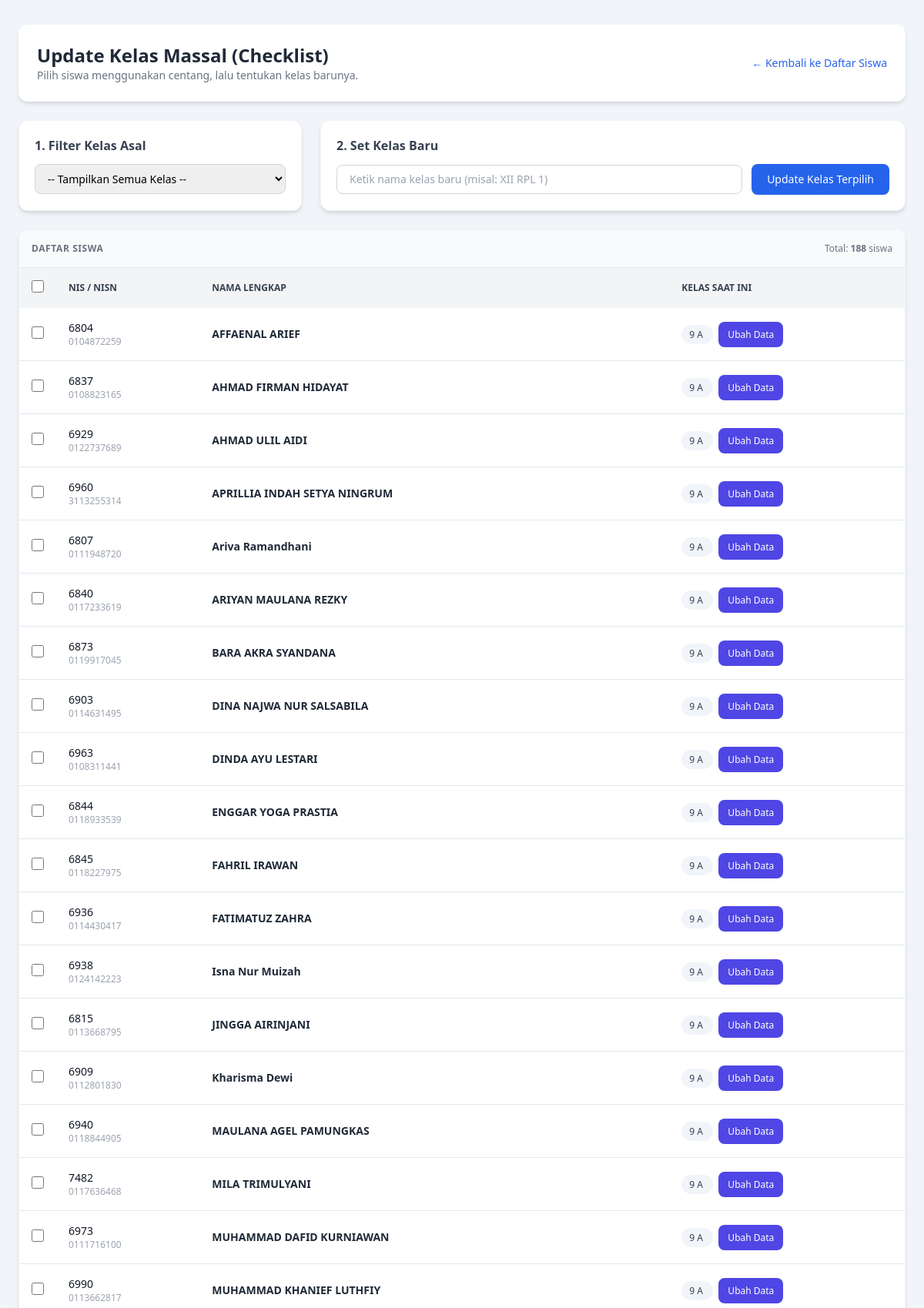
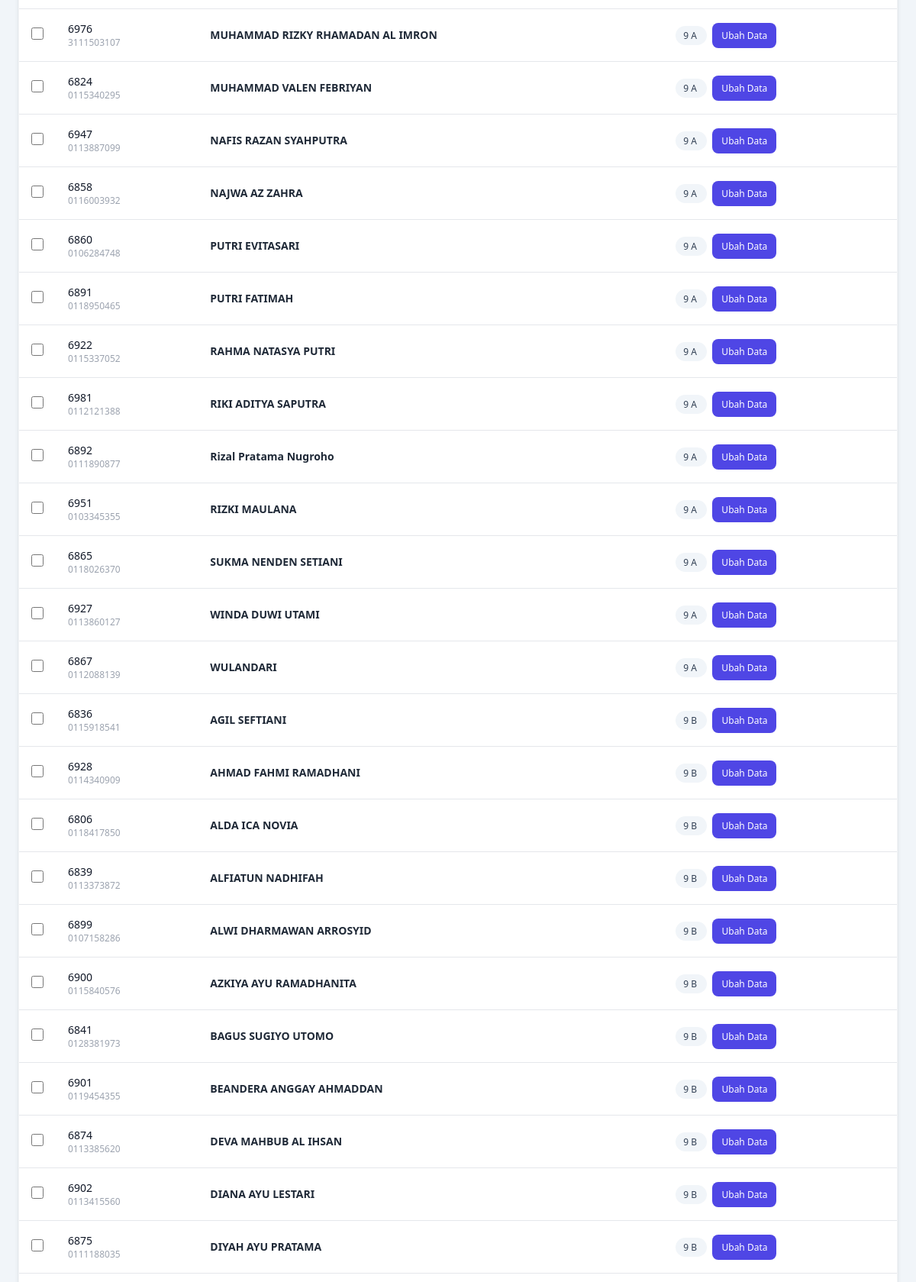
Page /update_kelas.php (upper part) on the committed database (2 pictures, top to bottom).
### tables this page shows
CREATE TABLE `siswa` (
  `id` int(11) NOT NULL,
  `nama` varchar(100) NOT NULL,
  `nis` varchar(30) NOT NULL,
  `nisn` varchar(30) NOT NULL,
  `kelas` varchar(20) NOT NULL,
  `tempat_lahir` varchar(100) DEFAULT NULL,
  `tanggal_lahir` date DEFAULT NULL,
  `nama_orang_tua` varchar(100) DEFAULT NULL,
  `nomor_ijazah` varchar(100) DEFAULT NULL,
  `no_surat` varchar(50) DEFAULT NULL,
  `created_at` timestamp NOT NULL DEFAULT current_timestamp(),
  `updated_at` timestamp NULL DEFAULT NULL ON UPDATE current_timestamp()
);

### update_kelas.php (the view, shortened to what this page needs)
<?php
require_once 'koneksi.php';
$tabel = 'siswa';
$sql_siswa = "SELECT id, nis, nisn, nama, kelas FROM $tabel";
$sql_siswa .= " ORDER BY kelas ASC, nama ASC";
$siswa_result = $conn->query($sql_siswa);
?>
<!DOCTYPE html>
<html lang="id">
<head>
    <script src="https://cdn.tailwindcss.com"></script>
</head>
<body class="bg-slate-100 min-h-screen py-8 px-4">
    <div class="max-w-6xl mx-auto space-y-6">
        <div class="bg-white rounded-xl shadow-md p-6 flex flex-col md:flex-row md:items-center justify-between gap-4">
            <div>
                <h2 class="text-2xl font-bold text-gray-800">Update Kelas Massal (Checklist)</h2>
                <p class="text-sm text-gray-500">Pilih siswa menggunakan centang, lalu tentukan kelas barunya.</p>
            </div>
            <a href="daftar_siswa.php" class="inline-flex items-center text-sm font-medium text-blue-600 hover:underline">
                &larr; Kembali ke Daftar Siswa
            </a>
        </div>
        <div class="grid grid-cols-1 md:grid-cols-3 gap-6">
            <div class="bg-white p-5 rounded-xl shadow-md border border-gray-100">
                <h3 class="text-md font-semibold text-gray-700 mb-3">1. Filter Kelas Asal</h3>
                <form method="GET" action="" class="space-y-3">
                    <select name="filter_kelas" onchange="this.form.submit()"
                            class="w-full px-3 py-2 border border-gray-300 rounded-lg text-sm focus:ring-2 focus:ring-blue-500 focus:outline-none">
                        <option value="">-- Tampilkan Semua Kelas --</option>
                    </select>
                </form>
            </div>
            <div class="md:col-span-2 bg-white p-5 rounded-xl shadow-md border border-gray-100">
                <h3 class="text-md font-semibold text-gray-700 mb-3">2. Set Kelas Baru</h3>
                <form id="formUpdateKelas" action="" method="POST" class="flex flex-col sm:flex-row gap-3 items-start sm:items-center">
                    <div class="w-full sm:w-auto flex-1">
                        <input type="text" name="kelas_baru" required placeholder="Ketik nama kelas baru (misal: XII RPL 1)"
                               class="w-full px-4 py-2 border border-gray-300 rounded-lg text-sm focus:ring-2 focus:ring-blue-500 focus:outline-none">
                    </div>
                    <button type="submit"
                            onclick="return confirm('Apakah Anda yakin ingin mengubah kelas siswa yang dicentang?')"
                            class="w-full sm:w-auto px-5 py-2.5 bg-blue-600 hover:bg-blue-700 text-white rounded-lg text-sm font-medium shadow-sm transition">
                        Update Kelas Terpilih
                    </button>
                </form>
            </div>
        </div>
        <div class="bg-white rounded-xl shadow-md overflow-hidden border border-gray-100">
            <div class="p-4 bg-gray-50 border-b flex items-center justify-between">
                <span class="text-xs font-semibold text-gray-500 uppercase tracking-wider">Daftar Siswa</span>
                <span class="text-xs text-gray-500">Total: <strong><?php echo $siswa_result->num_rows; ?></strong> siswa</span>
            </div>
            <div class="overflow-x-auto">
                <table class="w-full text-left text-sm text-gray-600">
                    <thead class="bg-gray-100 text-gray-700 uppercase text-xs">
                        <tr>
                            <th class="p-4 w-10 text-center">
                                <input type="checkbox" id="checkAll" class="w-4 h-4 text-blue-600 rounded focus:ring-blue-500 cursor-pointer">
                            </th>
                            <th class="p-4">NIS / NISN</th>
                            <th class="p-4">Nama Lengkap</th>
                            <th class="p-4">Kelas Saat Ini</th>
                        </tr>
                    </thead>
                    <tbody class="divide-y divide-gray-200">
                        <?php if ($siswa_result->num_rows > 0): ?>
                            <?php while ($siswa = $siswa_result->fetch_assoc()): ?>
                                <tr class="hover:bg-slate-50 transition">
                                    <td class="p-4 text-center">
                                        <input type="checkbox" name="ids[]" value="<?php echo $siswa['id']; ?>"
                                               form="formUpdateKelas"
                                               class="siswa-checkbox w-4 h-4 text-blue-600 rounded focus:ring-blue-500 cursor-pointer">
                                    </td>
                                    <td class="p-4">
                                        <div class="font-medium text-gray-900"><?php echo htmlspecialchars($siswa['nis']); ?></div>
                                        <div class="text-xs text-gray-400"><?php echo htmlspecialchars($siswa['nisn']); ?></div>
                                    </td>
                                    <td class="p-4 font-semibold text-gray-800">
                                        <?php echo htmlspecialchars($siswa['nama']); ?>
                                    </td>
                                    <td class="p-4">
                                        <span class="px-2.5 py-1 bg-slate-100 text-slate-700 font-medium rounded-full text-xs">
                                            <?php echo htmlspecialchars($siswa['kelas']); ?>
                                        </span> &nbsp;
                            <a href="edit-siswa.php?id=<?= $siswa['id'] ?>"
                               class="bg-indigo-600 hover:bg-indigo-700 text-white px-3 py-2 rounded-lg text-xs">
                                Ubah Data
                            </a>
                                    </td>
                                </tr>
                            <?php endwhile; ?>
                        <?php endif; ?>
                    </tbody>
                </table>
            </div>
        </div>
    </div>
</body>
</html>

### rows in the picture
siswa: nis "6804", nisn "0104872259", nama "AFFAENAL ARIEF", kelas "9 A"
siswa: nis "6837", nisn "0108823165", nama "AHMAD FIRMAN HIDAYAT", kelas "9 A"
siswa: nis "6929", nisn "0122737689", nama "AHMAD ULIL AIDI", kelas "9 A"
siswa: nis "6960", nisn "3113255314", nama "APRILLIA INDAH SETYA NINGRUM", kelas "9 A"
siswa: nis "6807", nisn "0111948720", nama "Ariva Ramandhani", kelas "9 A"
siswa: nis "6840", nisn "0117233619", nama "ARIYAN MAULANA REZKY", kelas "9 A"
siswa: nis "6873", nisn "0119917045", nama "BARA AKRA SYANDANA", kelas "9 A"
siswa: nis "6903", nisn "0114631495", nama "DINA NAJWA NUR SALSABILA", kelas "9 A"
siswa: nis "6963", nisn "0108311441", nama "DINDA AYU LESTARI", kelas "9 A"
siswa: nis "6844", nisn "0118933539", nama "ENGGAR YOGA PRASTIA", kelas "9 A"
siswa: nis "6845", nisn "0118227975", nama "FAHRIL IRAWAN", kelas "9 A"
siswa: nis "6936", nisn "0114430417", nama "FATIMATUZ ZAHRA", kelas "9 A"
siswa: nis "6938", nisn "0124142223", nama "Isna Nur Muizah", kelas "9 A"
siswa: nis "6815", nisn "0113668795", nama "JINGGA AIRINJANI", kelas "9 A"
siswa: nis "6909", nisn "0112801830", nama "Kharisma Dewi", kelas "9 A"
siswa: nis "6940", nisn "0118844905", nama "MAULANA AGEL PAMUNGKAS", kelas "9 A"
siswa: nis "7482", nisn "0117636468", nama "MILA TRIMULYANI", kelas "9 A"
siswa: nis "6973", nisn "0111716100", nama "MUHAMMAD DAFID KURNIAWAN", kelas "9 A"
siswa: nis "6990", nisn "0113662817", nama "MUHAMMAD KHANIEF LUTHFIY", kelas "9 A"
siswa: nis "6976", nisn "3111503107", nama "MUHAMMAD RIZKY RHAMADAN AL IMRON", kelas "9 A"
siswa: nis "6824", nisn "0115340295", nama "MUHAMMAD VALEN FEBRIYAN", kelas "9 A"
siswa: nis "6947", nisn "0113887099", nama "NAFIS RAZAN SYAHPUTRA", kelas "9 A"
siswa: nis "6858", nisn "0116003932", nama "NAJWA AZ ZAHRA", kelas "9 A"
siswa: nis "6860", nisn "0106284748", nama "PUTRI EVITASARI", kelas "9 A"
siswa: nis "6891", nisn "0118950465", nama "PUTRI FATIMAH", kelas "9 A"
siswa: nis "6922", nisn "0115337052", nama "RAHMA NATASYA PUTRI", kelas "9 A"
siswa: nis "6981", nisn "0112121388", nama "RIKI ADITYA SAPUTRA", kelas "9 A"
siswa: nis "6892", nisn "0111890877", nama "Rizal Pratama Nugroho", kelas "9 A"
siswa: nis "6951", nisn "0103345355", nama "RIZKI MAULANA", kelas "9 A"
siswa: nis "6865", nisn "0118026370", nama "SUKMA NENDEN SETIANI", kelas "9 A"
siswa: nis "6927", nisn "0113860127", nama "WINDA DUWI UTAMI", kelas "9 A"
siswa: nis "6867", nisn "0112088139", nama "WULANDARI", kelas "9 A"
siswa: nis "6836", nisn "0115918541", nama "AGIL SEFTIANI", kelas "9 B"
siswa: nis "6928", nisn "0114340909", nama "AHMAD FAHMI RAMADHANI", kelas "9 B"
siswa: nis "6806", nisn "0118417850", nama "ALDA ICA NOVIA", kelas "9 B"
siswa: nis "6839", nisn "0113373872", nama "ALFIATUN NADHIFAH", kelas "9 B"
siswa: nis "6899", nisn "0107158286", nama "ALWI DHARMAWAN ARROSYID", kelas "9 B"
siswa: nis "6900", nisn "0115840576", nama "AZKIYA AYU RAMADHANITA", kelas "9 B"
siswa: nis "6841", nisn "0128381973", nama "BAGUS SUGIYO UTOMO", kelas "9 B"
siswa: nis "6901", nisn "0119454355", nama "BEANDERA ANGGAY AHMADDAN", kelas "9 B"
siswa: nis "6874", nisn "0113385620", nama "DEVA MAHBUB AL IHSAN", kelas "9 B"
siswa: nis "6902", nisn "0113415560", nama "DIANA AYU LESTARI", kelas "9 B"
siswa: nis "6875", nisn "0111188035", nama "DIYAH AYU PRATAMA", kelas "9 B"

### other values in the picture
$siswa_result->num_rows "188"
